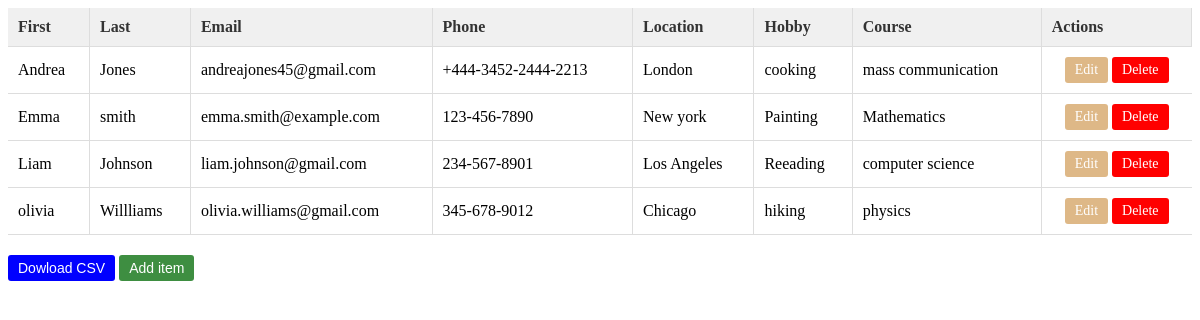
The page / on the database its author committed.
### student/models.py (models this page shows, shortened)
class Student(models.Model):
    first = models.CharField(max_length=200, blank=True, null=True)
    last = models.CharField(max_length=200, blank=True, null=True)
    email = models.EmailField(max_length=200, blank=True, null=True)
    phone = models.CharField(max_length= 20)
    location = models.CharField(max_length=200)
    hobby = models.CharField(max_length=200)
    course = models.CharField(max_length= 200, default= "computer science")

### student/views.py (the view)
# urls.py: path("",StudentListView.as_view(), name = "student-list" ),
class StudentListView(ListView):
    model = Student
    template_name = "student-list.html"
    context_object_name = "students"

### templates/student-list.html (shortened to what this page needs)
{% load static %}
<!DOCTYPE html>
<html lang="en">
<head>
    <link rel="stylesheet" href="{% static 'css/base.css' %}">
</head>
<body>
    {% block content %}
    <table id="student-table">
        <thead>
            <tr>
                <th>First</th>
                <th>Last</th>
                <th>Email</th>
                <th>Phone</th>
                <th>Location</th>
                <th>Hobby</th>
                <th>Course</th>
                <th>Actions</th>
            </tr>
        </thead>
        <tbody>
            {% for student in students %}
            <tr>
                <td>{{ student.first }}</td>
                <td>{{ student.last }}</td>
                <td>{{ student.email }}</td>
                <td>{{ student.phone }}</td>
                <td>{{ student.location }}</td>
                <td>{{ student.hobby }}</td>
                <td>{{ student.course }}</td>
                <td>
                    <a href="{% url 'student-update' student.id %}" class="btn btn-edit">Edit</a>
                    <a href="{% url 'student-delete' student.id %}" class="btn btn-delete">Delete</a>
                </td>
            </tr>
            {% endfor %}
        </tbody>
    </table>
<div class="button-container">
    <button type="submit" class="btn btn-edit" style="background-color: blue;"  >Dowload CSV</button>
    <button type="submit" class="btn btn-edit" style="background-color: #3e8e41;">Add item</button>
</div>
    {% endblock content %}
</body>
</html>

### static/css/base.css (style rules this page uses)
#student-table { border-collapse: collapse; width: 100%; }
#student-table thead th { background-color: #f0f0f0; color: #333; padding: 10px; text-align: left; border-right: 1px solid #ddd; border-bottom: 1px solid #ddd; }
#student-table tbody tr { border-bottom: 1px solid #ddd; }
#student-table td { padding: 10px; text-align: left; border-right: 1px solid #ddd; }
#student-table td:last-child { text-align: center; border-right: none; }
.btn { display: inline-block; padding: 5px 10px; font-size: 14px; text-decoration: none; border: none; border-radius: 3px; cursor: pointer; }
.btn-edit { background-color: burlywood; color: #fff; }
.btn-delete { background-color: red; color: #fff; }
.button-container { margin-top: 20px; }

### rows shown on the page
Student: first "Andrea", last "Jones", email "andreajones45@gmail.com", phone "+444-3452-2444-2213", location "London", hobby "cooking", course "mass communication"
Student: first "Emma", last "smith", email "emma.smith@example.com", phone "123-456-7890", location "New york", hobby "Painting", course "Mathematics"
Student: first "Liam", last "Johnson", email "liam.johnson@gmail.com", phone "234-567-8901", location "Los Angeles", hobby "Reeading", course "computer science"
Student: first "olivia", last "Willliams", email "olivia.williams@gmail.com", phone "345-678-9012", location "Chicago", hobby "hiking", course "physics"
